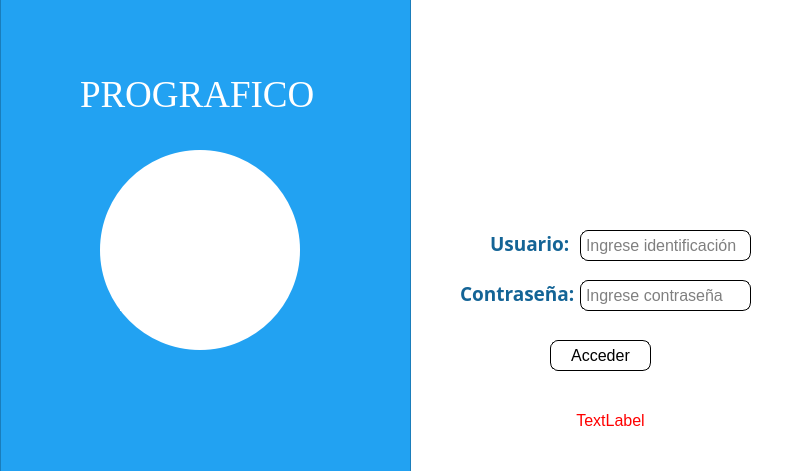
<?xml version="1.0" encoding="UTF-8"?>
<ui version="4.0">
 <class>formLogin</class>
 <widget class="QDialog" name="formLogin">
  <property name="geometry">
   <rect>
    <x>0</x>
    <y>0</y>
    <width>804</width>
    <height>471</height>
   </rect>
  </property>
  <property name="windowTitle">
   <string>Inicio de sesión</string>
  </property>
  <property name="styleSheet">
   <string notr="true">background-color: white;
</string>
  </property>
  <widget class="QLabel" name="label_3">
   <property name="geometry">
    <rect>
     <x>490</x>
     <y>230</y>
     <width>91</width>
     <height>21</height>
    </rect>
   </property>
   <property name="font">
    <font>
     <family>Leelawadee</family>
     <pointsize>12</pointsize>
    </font>
   </property>
   <property name="styleSheet">
    <string notr="true">color: rgb(0, 0, 0);</string>
   </property>
   <property name="text">
    <string>&lt;html&gt;&lt;head/&gt;&lt;body&gt;&lt;p&gt;&lt;span style=&quot; font-size:14pt; font-weight:600; color:#146496;&quot;&gt;Usuario:&lt;/span&gt;&lt;/p&gt;&lt;/body&gt;&lt;/html&gt;</string>
   </property>
  </widget>
  <widget class="QLabel" name="label_4">
   <property name="geometry">
    <rect>
     <x>460</x>
     <y>280</y>
     <width>121</width>
     <height>21</height>
    </rect>
   </property>
   <property name="font">
    <font>
     <family>Leelawadee</family>
     <pointsize>12</pointsize>
    </font>
   </property>
   <property name="text">
    <string>&lt;html&gt;&lt;head/&gt;&lt;body&gt;&lt;p&gt;&lt;span style=&quot; font-size:14pt; font-weight:600; color:#146496;&quot;&gt;Contraseña:&lt;/span&gt;&lt;/p&gt;&lt;/body&gt;&lt;/html&gt;</string>
   </property>
  </widget>
  <widget class="QLineEdit" name="txtUser">
   <property name="geometry">
    <rect>
     <x>580</x>
     <y>230</y>
     <width>171</width>
     <height>31</height>
    </rect>
   </property>
   <property name="font">
    <font>
     <pointsize>12</pointsize>
    </font>
   </property>
   <property name="styleSheet">
    <string notr="true">padding: 3%;
border-radius: 8px;
border: 1px solid black;
color: rgb(0, 0, 0);</string>
   </property>
   <property name="placeholderText">
    <string>Ingrese identificación</string>
   </property>
  </widget>
  <widget class="QLineEdit" name="txtPassword">
   <property name="geometry">
    <rect>
     <x>580</x>
     <y>280</y>
     <width>171</width>
     <height>31</height>
    </rect>
   </property>
   <property name="font">
    <font>
     <pointsize>12</pointsize>
    </font>
   </property>
   <property name="styleSheet">
    <string notr="true">padding: 3%;
border-radius: 8px;
border: 1px solid black;
color: rgb(0, 0, 0);</string>
   </property>
   <property name="echoMode">
    <enum>QLineEdit::Password</enum>
   </property>
   <property name="placeholderText">
    <string>Ingrese contraseña</string>
   </property>
  </widget>
  <widget class="QPushButton" name="btnAcceder">
   <property name="geometry">
    <rect>
     <x>550</x>
     <y>340</y>
     <width>101</width>
     <height>31</height>
    </rect>
   </property>
   <property name="maximumSize">
    <size>
     <width>200</width>
     <height>16777215</height>
    </size>
   </property>
   <property name="font">
    <font>
     <pointsize>12</pointsize>
    </font>
   </property>
   <property name="cursor">
    <cursorShape>PointingHandCursor</cursorShape>
   </property>
   <property name="styleSheet">
    <string notr="true">background-color: rgb(255, 255, 255); color: black;
border-radius: 8px;
border: 1px solid black;
</string>
   </property>
   <property name="text">
    <string>Acceder</string>
   </property>
   <property name="checkable">
    <bool>false</bool>
   </property>
  </widget>
  <widget class="QLabel" name="lblMSG">
   <property name="geometry">
    <rect>
     <x>440</x>
     <y>400</y>
     <width>341</width>
     <height>41</height>
    </rect>
   </property>
   <property name="font">
    <font>
     <pointsize>12</pointsize>
    </font>
   </property>
   <property name="styleSheet">
    <string notr="true">color: red;</string>
   </property>
   <property name="text">
    <string>TextLabel</string>
   </property>
   <property name="alignment">
    <set>Qt::AlignCenter</set>
   </property>
  </widget>
  <widget class="QLabel" name="iconUser">
   <property name="geometry">
    <rect>
     <x>550</x>
     <y>70</y>
     <width>141</width>
     <height>131</height>
    </rect>
   </property>
   <property name="text">
    <string/>
   </property>
   <property name="pixmap">
    <pixmap>:/xy/user.png</pixmap>
   </property>
   <property name="scaledContents">
    <bool>true</bool>
   </property>
  </widget>
  <widget class="QFrame" name="frame">
   <property name="geometry">
    <rect>
     <x>0</x>
     <y>-20</y>
     <width>411</width>
     <height>541</height>
    </rect>
   </property>
   <property name="styleSheet">
    <string notr="true">background-color: rgb(34, 162, 242);</string>
   </property>
   <property name="frameShape">
    <enum>QFrame::StyledPanel</enum>
   </property>
   <property name="frameShadow">
    <enum>QFrame::Raised</enum>
   </property>
   <widget class="QFrame" name="bookIcon">
    <property name="geometry">
     <rect>
      <x>100</x>
      <y>170</y>
      <width>200</width>
      <height>200</height>
     </rect>
    </property>
    <property name="styleSheet">
     <string notr="true">border-radius: 100px;
background-color: rgb(255, 255, 255);
</string>
    </property>
    <property name="frameShape">
     <enum>QFrame::StyledPanel</enum>
    </property>
    <property name="frameShadow">
     <enum>QFrame::Raised</enum>
    </property>
    <widget class="QLabel" name="bookIcon_2">
     <property name="geometry">
      <rect>
       <x>20</x>
       <y>40</y>
       <width>151</width>
       <height>121</height>
      </rect>
     </property>
     <property name="text">
      <string/>
     </property>
     <property name="pixmap">
      <pixmap>:/xy/R.png</pixmap>
     </property>
     <property name="scaledContents">
      <bool>true</bool>
     </property>
    </widget>
   </widget>
   <widget class="QLabel" name="label_5">
    <property name="geometry">
     <rect>
      <x>80</x>
      <y>70</y>
      <width>291</width>
      <height>91</height>
     </rect>
    </property>
    <property name="font">
     <font>
      <family>Georgia</family>
     </font>
    </property>
    <property name="text">
     <string>&lt;html&gt;&lt;head/&gt;&lt;body&gt;&lt;p&gt;&lt;span style=&quot; font-size:28pt; color:#ffffff;&quot;&gt;PROGRAFICO&lt;/span&gt;&lt;/p&gt;&lt;/body&gt;&lt;/html&gt;</string>
    </property>
   </widget>
  </widget>
 </widget>
 <resources>
  <include location="../image.qrc"/>
  <include location="../../../../Desktop/img.qrc"/>
 </resources>
 <connections/>
</ui>
